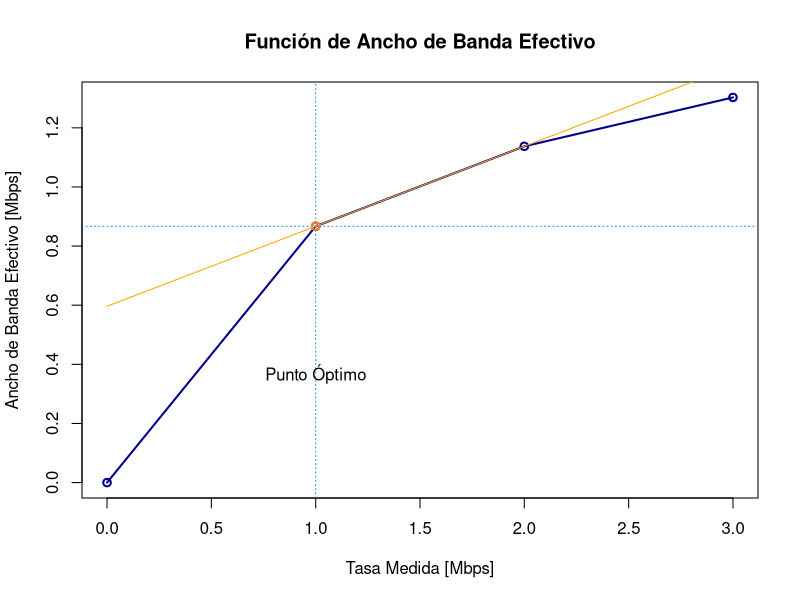
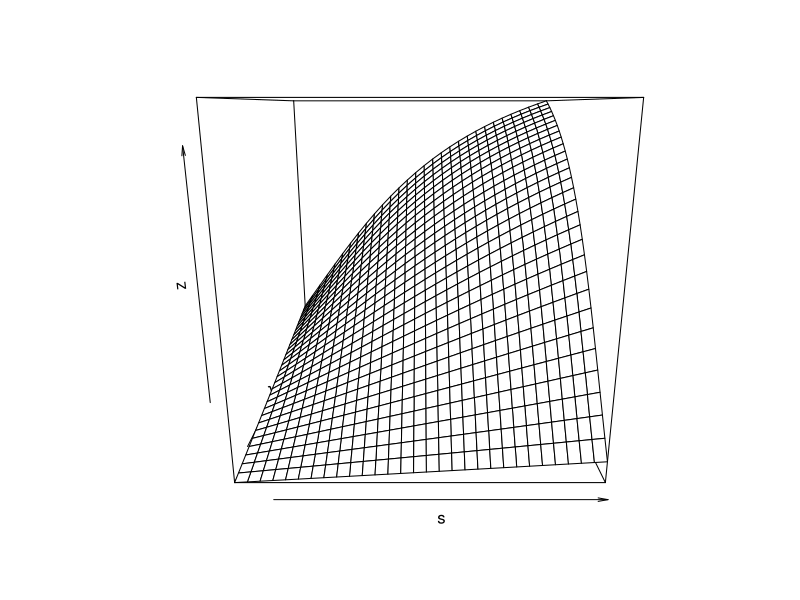
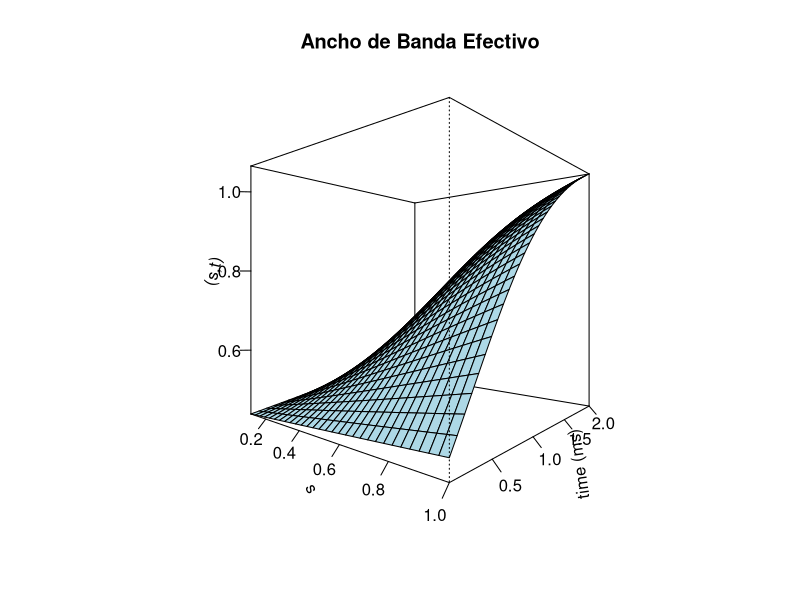
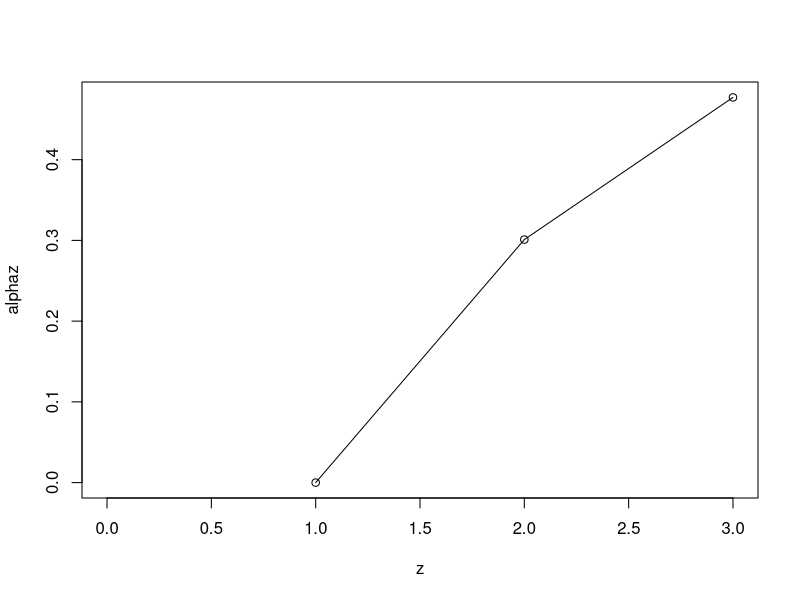

Reproduce these figures in R, in order.
## ---- chunk 1
s<-1
h<-3  #Mbps
t<-1  #ms
M<-c(0,1,2,3)
m<-M  #Mbps

alpha<-(1/(s*t))*log10(1+((m/h)*(exp(s*h*t)-1)))

b<-(exp(s*h*t)-1)/(s*t*(h+(m*(exp(s*h*t)-1))))   #per unit volume
a<-alpha-(m*b)  #per unit time
f<-a+(b*M)

slope<-(alpha[3]-alpha[2])/(M[3]-M[2])
fline<-(slope*(M-1))+alpha[2]

plot(M,alpha,ylab="Ancho de Banda Efectivo [Mbps]",xlab="Tasa Medida [Mbps]",type="o",col="darkblue",lwd=2, main="Función de Ancho de Banda Efectivo" )
abline(v=M[2],h=alpha[2],lty=3,col="dodgerblue")
text(M[2],alpha[2]-0.5, "Punto Óptimo")
points(M[2],alpha[2],lwd=2,col="chocolate1",pch=21)
fline<-(slope*M)+(alpha[2]-slope)
lines(M,fline,col="orange")

space<-seq(length=30, from=0.1, to=1)
time<-seq(length=30, from=0.1, to=2) #ms
s<-space
t<-time
m<-1
h<-3

# Definimos la función que dibujaremos
Bw<-function(s,t) {(1/(s*t))*log10(1+((m/h)*(exp(s*h*t)-1)))}   
z<-outer(s,t,Bw)     # La función outer evalua la función Bw en cada punto(si,tj)



persp(s,t,z)                    # Un gráfico en perspectiva
persp(s,t,z,theta=40,phi=0,col = "lightblue", main="Ancho de Banda Efectivo",ticktype = "detailed",xlab="s",ylab="time (ms)",zlab="(s,t)")  

## ---- chunk 2
s<-1
z<-c(0,1,2,3)
h<-c(0,1,2,3)  

az<-(1/s)*(log10(z)-(1/z))
bz<-(exp(s*h)-1)/(s*z*h)
alphaz<-(1/s)*(log10(z))
plot(z,alphaz)
lines(z,alphaz)
